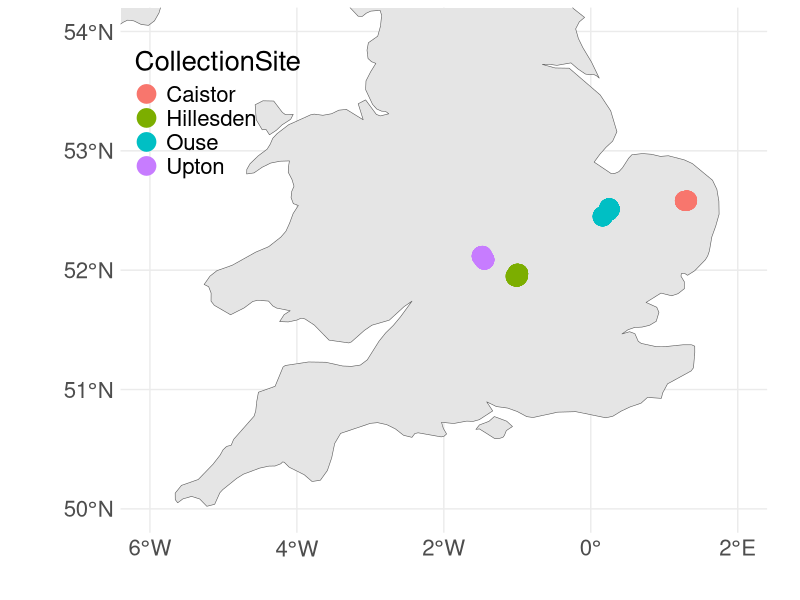

R code for this plot:
require(ggplot2)
require(tidyverse)


metadata <- read.csv("../../UKBB_Microbiomes//code/UKBB_NED_filtered.csv") %>% dplyr::rename(SampleID =`Bee_ID` ,
                                                                                             Species = `finalised_species`,
                                                                                             CollectionSite = `Site`)  %>% mutate(interaction = paste0(Species, "_",CollectionSite)) %>%
  filter(parasite_counts_available == "YES" | RADseq_available == "YES", SampleID != "5")

size = metadata %>% group_by(CollectionSite) %>% count() 



# transform nos and est
df = metadata %>% dplyr::select("SampleID","nos_list","eos_list","CollectionSite") %>% drop_na()

library(tidyverse)
library(sf)
#> Linking to GEOS 3.6.1, GDAL 2.2.3, proj.4 4.9.3
df_lat <- df %>%
  st_as_sf(coords = c("eos_list", "nos_list"), crs = 27700) %>%
  st_transform(4326) %>%
  dplyr::mutate(lon = sf::st_coordinates(.)[,1],
                lat = sf::st_coordinates(.)[,2]) %>%
  as_tibble() 
#> # A tibble: 6 x 2
#> 
#> 

library("rnaturalearth")
library("rnaturalearthdata")

UK <- ne_countries(scale = "medium", returnclass = "sf",country = "United Kingdom")

p = ggplot(data = UK) +
  geom_sf() +
  geom_point(data =df_lat, mapping = aes(x = lon, y = lat, color = CollectionSite),size = 6) + 
  coord_sf(ylim = c(50, 54),xlim = c(-6,2)) + 
  theme_minimal() + theme(text = element_text(size = 20)) + theme(legend.position = c(0.15,0.8))+
  labs(x = "",y = "")


ggsave(p, filename = "../results/7.Final_graph/GIS_graph.pdf",dpi = "print")
